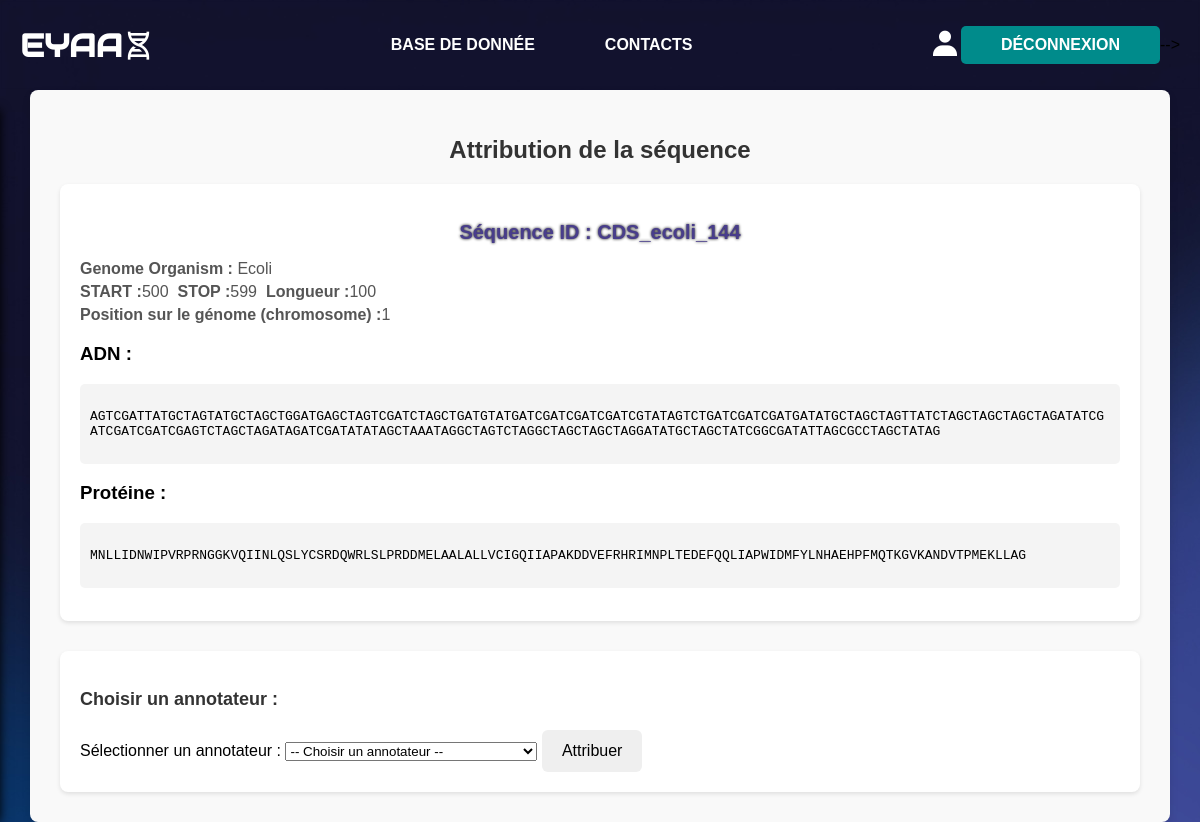
Page /attribution_sequence/sequence_detail/CDS_ecoli_144/ (signed in) on the committed database.
### core/models.py (models this page shows, shortened)
class Sequence(models.Model):
    sequence_id = models.CharField(max_length=20, primary_key=True)
    dna_sequence = models.TextField()
    aa_sequence = models.TextField()
    num_chromosome = models.IntegerField()
    sequence_start = models.IntegerField()
    sequence_stop = models.IntegerField()
    sequence_length = models.IntegerField()
    gene_name = models.CharField(max_length=20, blank=True, null=True)
    peptide_product = models.CharField(max_length=20, blank=True, null=True)
    STATUS_CHOICES = [("Nothing", "Non-annotée"),
                      ("Assigned", "Attribuée"),
                      ("Awaiting validation", "En attente de validation"),
                      ("Validated", "Validée")]
    sequence_status = models.CharField(max_length=50, choices=STATUS_CHOICES)
    genome = models.ForeignKey(Genome, on_delete=models.CASCADE,
                               related_name="sequences")

class Genome(models.Model):
    genome_id = models.CharField(max_length=20, primary_key=True)
    genome_sequence = models.TextField(validators=[RegexValidator(
        regex=r"^[ACGTU]*$",
        message="La séquence doit être uniquement "
        "composée des caractères ACGT ou U.")])
    TYPE_CHOICES = [("DNA", "ADN"), ("RNA", "ARN")]
    genome_type = models.CharField(max_length=3, choices=TYPE_CHOICES)
    organism = models.CharField(max_length=20)
    is_annotated = models.BooleanField(default=False)

### core/views.py (the view, shortened to what this page needs)
# urls.py: path("attribution_sequence/", views.sequences_non_assigned, name="sequences_non_assigned"),
@user_passes_test(is_validator)
def attribution_sequence(request, sequence_id):
    sequence_id = get_object_or_404(Sequence, sequence_id = sequence_id)
    annotateurs = CustomUser.objects.filter(role__in=["annotateur", "validateur"])
    return render(request, "core/attribution_sequence.html", {"sequence": sequence_id, "annotateurs": annotateurs})

### core/views.py (called while the page is built)
def is_validator(user):
    return user.role == "validateur"

### core/templates/core/attribution_sequence.html (shortened to what this page needs)
{% extends "core/base.html" %}
{% load static %}
{% block content %}
    <link rel="stylesheet" href="{% static 'core/style_attribution.css' %}">
    <div class="attribution-container">
        <h1>Attribution de la séquence</h1>
        <div class="sequence-details">
            <h2>Séquence ID : {{ sequence.sequence_id }}</h2>
            <p><strong>Genome Organism :</strong> {{ sequence.genome.organism }}</p>
            <p><strong>START :</strong>{{ sequence.sequence_start }}&nbsp;
                <strong>STOP :</strong>{{ sequence.sequence_stop }}&nbsp;
                <strong>Longueur :</strong>{{ sequence.sequence_length }}</p>
            <p><strong>Position sur le génome (chromosome) :</strong>{{ sequence.num_chromosome }}</p>
            <h3>ADN :</h3>
            <pre style="word-wrap: break-word; white-space: pre-wrap; background: #f4f4f4; padding: 10px; border-radius: 5px;">
                {{ sequence.dna_sequence }}
            </pre>
            <h3>Protéine :</h3>
            <pre style="word-wrap: break-word; white-space: pre-wrap; background: #f4f4f4; padding: 10px; border-radius: 5px;">
                {{ sequence.aa_sequence }}
            </pre>
        </div>
        <div class="attribution-actions">
            <h3>Choisir un annotateur :</h3>
            <form method="POST">
                <label for="annotateur">Sélectionner un annotateur :</label>
                <select id="annotateur" name="annotateur" required>
                    <option value="" disabled selected>-- Choisir un annotateur --</option>
                </select>
                <button type="submit">Attribuer</button>
            </form>
        </div>
    </div>
{% endblock %}

### core/static/core/style.css (style rules this page uses)
body, html { margin: 0; padding: 0; font-family: Avantgarde, sans-serif; height: 100vh; background: rgb(97,81,153); background-image: url("../images/hero-bg.jpg "); }
h2 { text-shadow: black 0 0 3px; text-align: center; font-size: 15px; }

### core/static/core/style_attribution.css (style rules this page uses)
.attribution-container { max-width: 90%; margin: 0 auto; padding: 30px; background-color: #f9f9f9; border-radius: 8px; box-shadow: 0 4px 8px rgba(0, 0, 0, 0.1); }
h1 { text-align: center; color: #333; font-size: 24px; margin-bottom: 20px; }
.sequence-details { background-color: #fff; padding: 20px; border-radius: 8px; box-shadow: 0 2px 4px rgba(0, 0, 0, 0.1); margin-bottom: 30px; }
.sequence-details h2 { font-size: 20px; color: darkslateblue; }
.sequence-details p { font-size: 16px; color: #555; margin: 5px 0; }
.attribution-actions { background-color: #fff; padding: 20px; border-radius: 8px; box-shadow: 0 2px 4px rgba(0, 0, 0, 0.1); }
.attribution-actions h3 { font-size: 18px; color: #333; margin-bottom: 20px; }
button { padding: 12px 20px; font-size: 16px; cursor: pointer; border: none; border-radius: 6px; transition: background-color 0.3s ease; }

### rows in the picture
Sequence: sequence_id "CDS_ecoli_144", genome.organism "Ecoli", sequence_start "500", sequence_stop "599", sequence_length "100", num_chromosome "1", dna_sequence "AGTCGATTATGCTAGTATGCTAGCTGGATGAGCTAGTCGATCTAGCTGATGTATGATCGATCGATCGATCGTATAGTCTGATCGATCGATGATATGCTAGCTAGTTATCTAGCTAGCTAGCTAGATATCGATCGATCGATCGAGTCTAGCTAGATAGATCGATATATAGCTAAATAGGCTAGTCTAGGCTAGCTAGCTAGGATATGCTAGCTATCGGCGATATTAGCGCCTAGCTATAG", aa_sequence "MNLLIDNWIPVRPRNGGKVQIINLQSLYCSRDQWRLSLPRDDMELAALALLVCIGQIIAPAKDDVEFRHRIMNPLTEDEFQQLIAPWIDMFYLNHAEHPFMQTKGVKANDVTPMEKLLAG"
